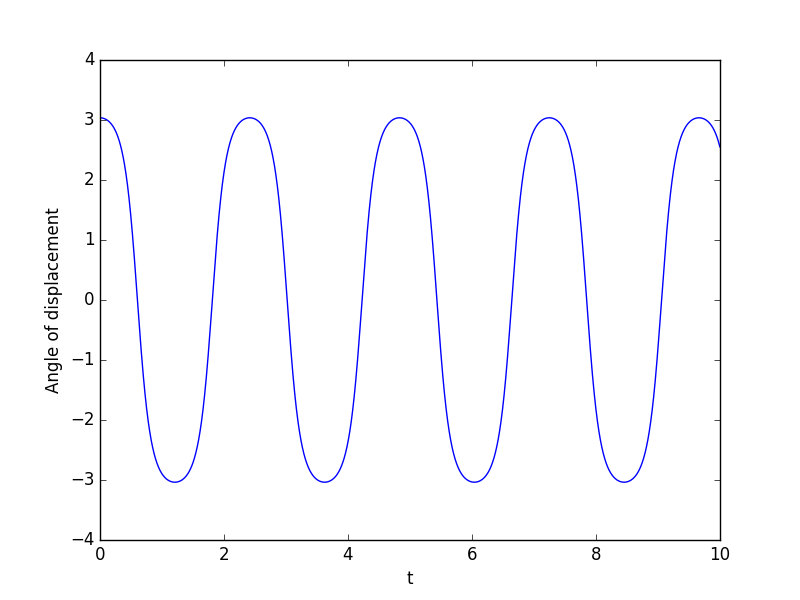

This figure's Python source:
import numpy as np
import pylab as py



g=9.81
l=0.19



def f(r,t):
    theta=r[0]
    omega=r[1]
    ftheta=omega
    fomega=-(g/l)*np.sin(theta)
    return np.array([ftheta,fomega],float)



a=0.0
b=10.0
N=5000
h=(b-a)/N



tpoints=np.arange(a,b,h)
xpoints=[]
ypoints=[]




r=np.array([174.0/180.*np.pi,0.],float)
for t in tpoints:
    xpoints.append(r[0])
    ypoints.append(r[1])
    k1=h*f(r,t)
    k2=h*f(r+0.5*k1,t+0.5*h)
    k3=h*f(r+0.5*k2,t+0.5*h)
    k4=h*f(r+k3,t+h)
    r += (k1+2*k2+2*k3+k4)/6




py.plot(tpoints,xpoints)
#py.plot(tpoints,ypoints)
py.xlabel("t")
py.ylabel("Angle of displacement")
py.show()
